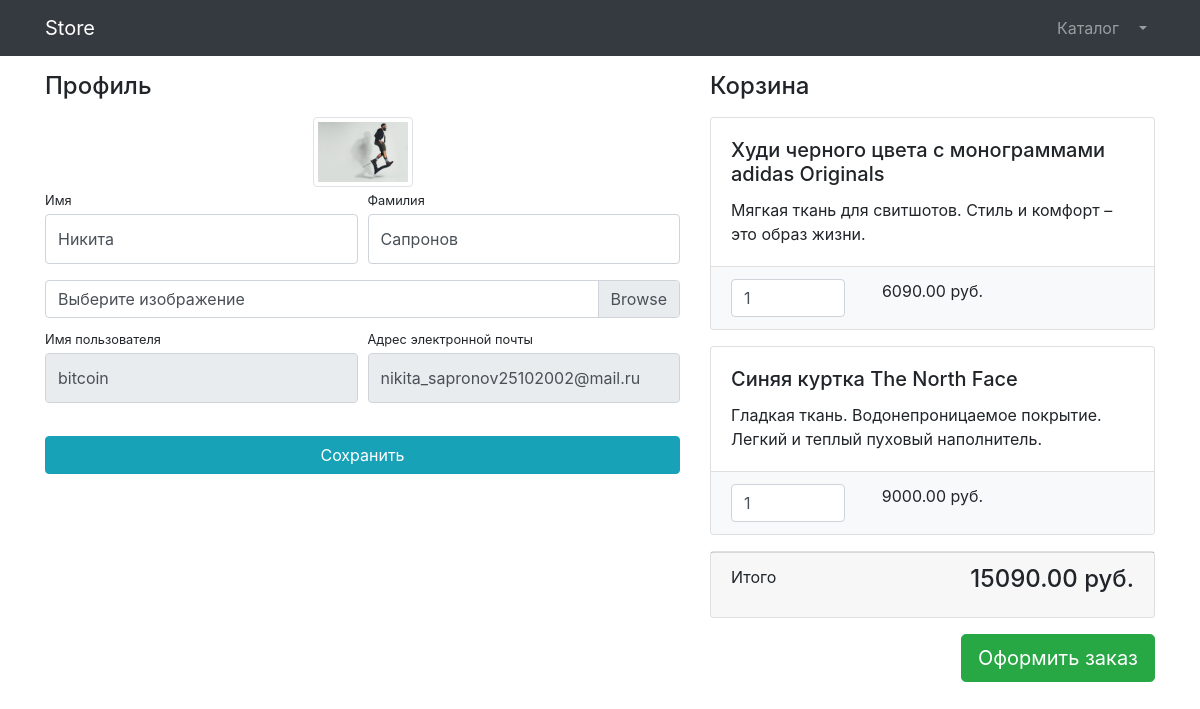
The page /user/profile/15/ (signed in) on the database its author committed.
### user/models.py (models this page shows)
class User(AbstractUser):
    image = models.ImageField(upload_to='image_users',null=True,blank=True)
    is_verified_email = models.BooleanField(default=False)

### products/models.py (models this page shows, shortened)
class Basket(models.Model):
    user = models.ForeignKey(to=User,on_delete=models.CASCADE)
    product = models.ForeignKey(to=Product,on_delete=models.CASCADE)
    quantity = models.PositiveIntegerField(default=0)
    created_timestamp = models.DateTimeField(auto_now_add=True)
    objects = BasketQuarySet.as_manager()
    def sum(self):
        return self.quantity * self.product.price

class Product(models.Model):
    name = models.CharField(max_length=250)
    description = models.TextField()
    price = models.DecimalField(max_digits=6,decimal_places=2)
    quantity = models.PositiveIntegerField(default=0)
    image = models.ImageField(upload_to='products_images')
    category = models.ForeignKey(to=ProductCategory,on_delete=models.CASCADE)
    class Meta:
        verbose_name = 'Product'
        verbose_name_plural = 'Products'

### user/views.py (the view, shortened to what this page needs)
# urls.py: path('profile/<int:pk>/',login_required(UserProfileView.as_view()),name='profile'),
class UserProfileView(TitleMixin,UpdateView):
    model = User
    template_name = 'user/profile.html'
    form_class = UserProfileForm
    title = 'Store - Личный кабинет'

### user/form.py
class UserProfileForm(UserChangeForm):
    first_name = forms.CharField(widget=forms.TextInput(attrs={'class': 'form-control py-4'}))
    last_name = forms.CharField(widget=forms.TextInput(attrs={'class': 'form-control py-4'}))
    image = forms.ImageField(widget=forms.FileInput(attrs={'class':'custom-file-input'}),required=False)
    username = forms.CharField(widget=forms.TextInput(attrs={'class': 'form-control py-4','readonly':True}))
    email = forms.CharField(widget=forms.TextInput(attrs={'class': 'form-control py-4','readonly':True}))
    class Meta:
        model = User
        fields = ('first_name','last_name','image','username','email')

### common/views.py (called while the page is built)
    def get_context_data(self,**kwargs):
        context = super(TitleMixin, self).get_context_data(**kwargs)
        context['title'] = self.title
        return context

### products/context_processors.py (called while the page is built)
def basket(request):
    return {'baskets':Basket.objects.filter(user=request.user) if request.user.is_authenticated else []}

### products/models.py (called while the page is built)
    def total_sum(self):
        return sum(basket.sum() for basket in self)

### user/templates/user/profile.html (shortened to what this page needs)
{% extends 'products/base.html' %}
{% load static %}
{% block css %}
  <link href="{% static 'vendor/css/profile.css' %}" rel="stylesheet">
{% endblock %}
{% block content %}
<div class="container">
    <div class="row">
        <div class="col-lg-7">
            <h4 class="mt-3 mb-3">Профиль</h4>
            <div class="col-lg-12 text-center">
                <img width="100" height="100"
                     src="{% if user.image %} {{  user.image.url  }}{% else %} {% static 'vendor/img/wallpaper.jpg' %}{% endif %} "
                     class="img-thumbnail">
            </div>
            <form action="{% url 'user:profile' user.id %}" method="post" enctype="multipart/form-data">
                <div class="form-row">
                    <div class="col-lg-6">
                        <div class="form-group">
                            <label class="small mb-1" for="{{ form.first_name.id_for_label }}">Имя</label>
                            {{ form.first_name }}
                        </div>
                    </div>
                    <div class="col-lg-6">
                        <div class="form-group">
                            <label class="small mb-1" for="{{ form.last_name.id_for_label }}">Фамилия</label>
                            {{ form.last_name }}
                        </div>
                    </div>
                </div>
                <div class="form-row mb-2">
                    <div class="col-lg-12">
                        <div class="custom-file">
                            <label class="custom-file-label" for="userAvatar">Выберите изображение</label>
                        </div>
                    </div>
                </div>
                <div class="form-row">
                    <div class="col-lg-6">
                        <label class="small mb-1" for="{{ form.username.id_for_label }}">Имя пользователя</label>
                       {{ form.username }}
                    </div>
                    <div class="col-lg-6">
                        <label class="small mb-1" for="{{ form.email.id_for_label }}">Адрес электронной
                            почты</label>
                        {{ form.email }}
                    </div>
                </div>
                <div class="form-row">
                    <div class="col-lg-12" style="margin-top: 33px;">
                        <input class="btn btn-info btn-block" type="submit" value="Сохранить">
                    </div>
                </div>
            </form>
        </div>
        <div class="col-lg-5">
                {% include 'products/basket.html' %}
        </div>
    </div>
</div>
{% endblock %}

### products/templates/products/basket.html (shortened to what this page needs)
{% if baskets %}
    <h4 class="mt-3 mb-3 d-flex justify-content-between align-items-center mb-3">
                Корзина
            </h4>
        {% for basket in baskets %}
            <div class="card mb-3">
                <div class="card-body">
                    <h5 class="card-title">{{ basket.product.name }}</h5>
                    <p class="card-text">{{ basket.product.description }}</p>
                </div>
                <ul class="list-group list-group-flush">
                    <li class="list-group-item bg-light">
                        <div class="row text-center">
                            <div class="col-lg-4">
                                <input name="basketID" type="number" class="form-control"
                                       value= "{{ basket.quantity }}">
                            </div>
                            <div class="col-lg-4">{{ basket.sum }} руб.</div>
                            <div class="col-lg-4">
                            </div>
                        </div>
                    </li>
                </ul>
            </div>
        {% endfor %}
            <div class="card mb-3">
                <div class="card-footer">
                    <p class="float-left">Итого</p>
                    <h4 class="float-right">{{ baskets.total_sum }} руб.</h4>
                </div>
            </div>
            <a class="btn btn-success btn-lg float-right" href="../orders/order-create.html">
                Оформить заказ
            </a>
{% else %}
    <h4 class="mt-3 mb-3  text-center ">
                Корзина пуста
            </h4>
{% endif %}

### rows shown on the page
User: first_name "Никита", last_name "Сапронов", username "bitcoin", email "nikita_sapronov25102002@mail.ru"
Basket: product.name "Худи черного цвета с монограммами adidas Originals", product.description "Мягкая ткань для свитшотов. Стиль и комфорт – это образ жизни.", basketID "1", sum "6090.00", total_sum "15090.00"
Basket: product.name "Синяя куртка The North Face", product.description "Гладкая ткань. Водонепроницаемое покрытие. Легкий и теплый пуховый наполнитель.", basketID "1", sum "9000.00"
